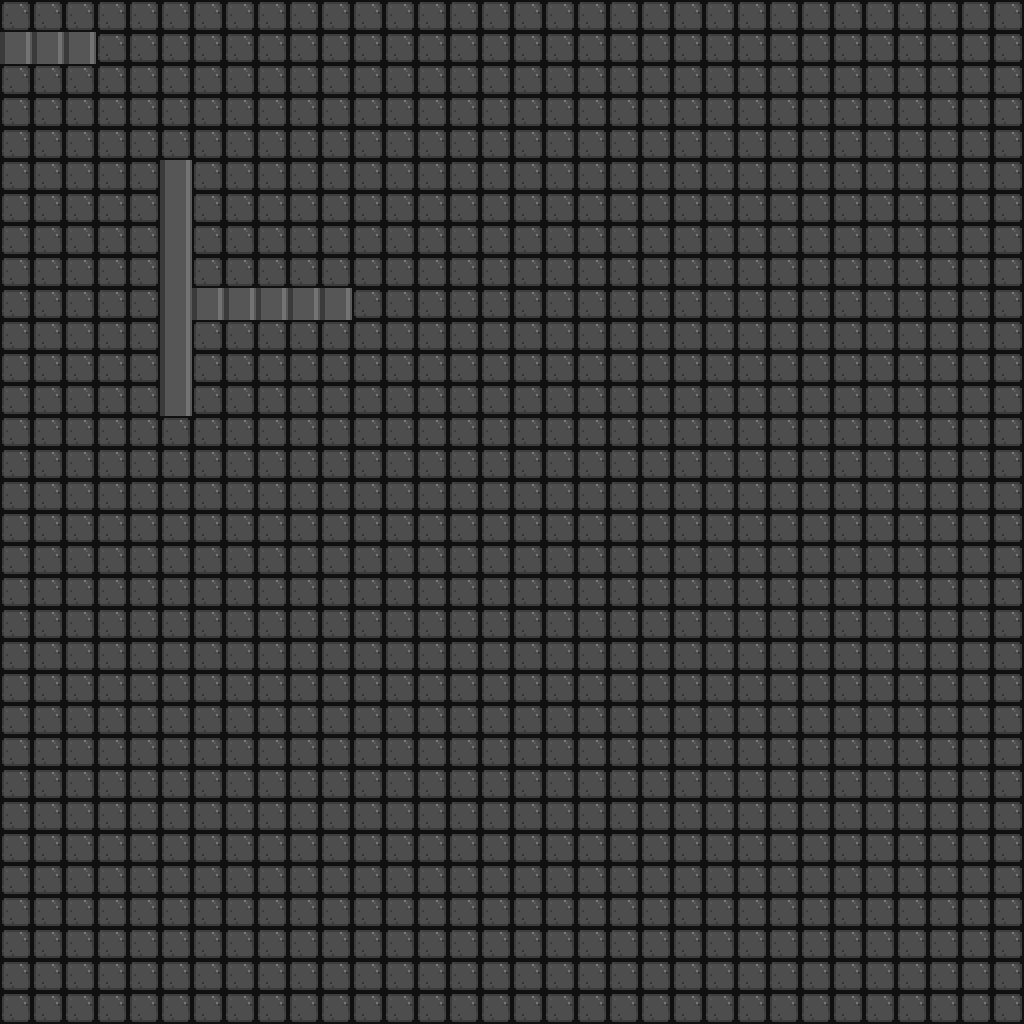

This game map was drawn from its Tiled (.tmx) file and the tilesets committed beside it. A one-line description and the full map source follow:
An orthogonal 32x32 tile map with 32x32 px tiles, 1 tile layer (Tile Layer 1).

<map version="1.8" tiledversion="1.8.5" orientation="orthogonal" renderorder="right-down" width="32" height="32" tilewidth="32" tileheight="32" infinite="0" nextlayerid="2" nextobjectid="1">
 <tileset firstgid="1" source="sprites.tsx" />
 <layer id="1" name="Tile Layer 1" width="32" height="32">
  <data encoding="csv">
5,5,5,5,5,5,5,5,5,5,5,5,5,5,5,5,5,5,5,5,5,5,5,5,5,5,5,5,5,5,5,5,
6,6,6,5,5,5,5,5,5,5,5,5,5,5,5,5,5,5,5,5,5,5,5,5,5,5,5,5,5,5,5,5,
5,5,5,5,5,5,5,5,5,5,5,5,5,5,5,5,5,5,5,5,5,5,5,5,5,5,5,5,5,5,5,5,
5,5,5,5,5,5,5,5,5,5,5,5,5,5,5,5,5,5,5,5,5,5,5,5,5,5,5,5,5,5,5,5,
5,5,5,5,5,5,5,5,5,5,5,5,5,5,5,5,5,5,5,5,5,5,5,5,5,5,5,5,5,5,5,5,
5,5,5,5,5,6,5,5,5,5,5,5,5,5,5,5,5,5,5,5,5,5,5,5,5,5,5,5,5,5,5,5,
5,5,5,5,5,6,5,5,5,5,5,5,5,5,5,5,5,5,5,5,5,5,5,5,5,5,5,5,5,5,5,5,
5,5,5,5,5,6,5,5,5,5,5,5,5,5,5,5,5,5,5,5,5,5,5,5,5,5,5,5,5,5,5,5,
5,5,5,5,5,6,5,5,5,5,5,5,5,5,5,5,5,5,5,5,5,5,5,5,5,5,5,5,5,5,5,5,
5,5,5,5,5,6,6,6,6,6,6,5,5,5,5,5,5,5,5,5,5,5,5,5,5,5,5,5,5,5,5,5,
5,5,5,5,5,6,5,5,5,5,5,5,5,5,5,5,5,5,5,5,5,5,5,5,5,5,5,5,5,5,5,5,
5,5,5,5,5,6,5,5,5,5,5,5,5,5,5,5,5,5,5,5,5,5,5,5,5,5,5,5,5,5,5,5,
5,5,5,5,5,6,5,5,5,5,5,5,5,5,5,5,5,5,5,5,5,5,5,5,5,5,5,5,5,5,5,5,
5,5,5,5,5,5,5,5,5,5,5,5,5,5,5,5,5,5,5,5,5,5,5,5,5,5,5,5,5,5,5,5,
5,5,5,5,5,5,5,5,5,5,5,5,5,5,5,5,5,5,5,5,5,5,5,5,5,5,5,5,5,5,5,5,
5,5,5,5,5,5,5,5,5,5,5,5,5,5,5,5,5,5,5,5,5,5,5,5,5,5,5,5,5,5,5,5,
5,5,5,5,5,5,5,5,5,5,5,5,5,5,5,5,5,5,5,5,5,5,5,5,5,5,5,5,5,5,5,5,
5,5,5,5,5,5,5,5,5,5,5,5,5,5,5,5,5,5,5,5,5,5,5,5,5,5,5,5,5,5,5,5,
5,5,5,5,5,5,5,5,5,5,5,5,5,5,5,5,5,5,5,5,5,5,5,5,5,5,5,5,5,5,5,5,
5,5,5,5,5,5,5,5,5,5,5,5,5,5,5,5,5,5,5,5,5,5,5,5,5,5,5,5,5,5,5,5,
5,5,5,5,5,5,5,5,5,5,5,5,5,5,5,5,5,5,5,5,5,5,5,5,5,5,5,5,5,5,5,5,
5,5,5,5,5,5,5,5,5,5,5,5,5,5,5,5,5,5,5,5,5,5,5,5,5,5,5,5,5,5,5,5,
5,5,5,5,5,5,5,5,5,5,5,5,5,5,5,5,5,5,5,5,5,5,5,5,5,5,5,5,5,5,5,5,
5,5,5,5,5,5,5,5,5,5,5,5,5,5,5,5,5,5,5,5,5,5,5,5,5,5,5,5,5,5,5,5,
5,5,5,5,5,5,5,5,5,5,5,5,5,5,5,5,5,5,5,5,5,5,5,5,5,5,5,5,5,5,5,5,
5,5,5,5,5,5,5,5,5,5,5,5,5,5,5,5,5,5,5,5,5,5,5,5,5,5,5,5,5,5,5,5,
5,5,5,5,5,5,5,5,5,5,5,5,5,5,5,5,5,5,5,5,5,5,5,5,5,5,5,5,5,5,5,5,
5,5,5,5,5,5,5,5,5,5,5,5,5,5,5,5,5,5,5,5,5,5,5,5,5,5,5,5,5,5,5,5,
5,5,5,5,5,5,5,5,5,5,5,5,5,5,5,5,5,5,5,5,5,5,5,5,5,5,5,5,5,5,5,5,
5,5,5,5,5,5,5,5,5,5,5,5,5,5,5,5,5,5,5,5,5,5,5,5,5,5,5,5,5,5,5,5,
5,5,5,5,5,5,5,5,5,5,5,5,5,5,5,5,5,5,5,5,5,5,5,5,5,5,5,5,5,5,5,5,
5,5,5,5,5,5,5,5,5,5,5,5,5,5,5,5,5,5,5,5,5,5,5,5,5,5,5,5,5,5,5,5
</data>
 </layer>
</map>
